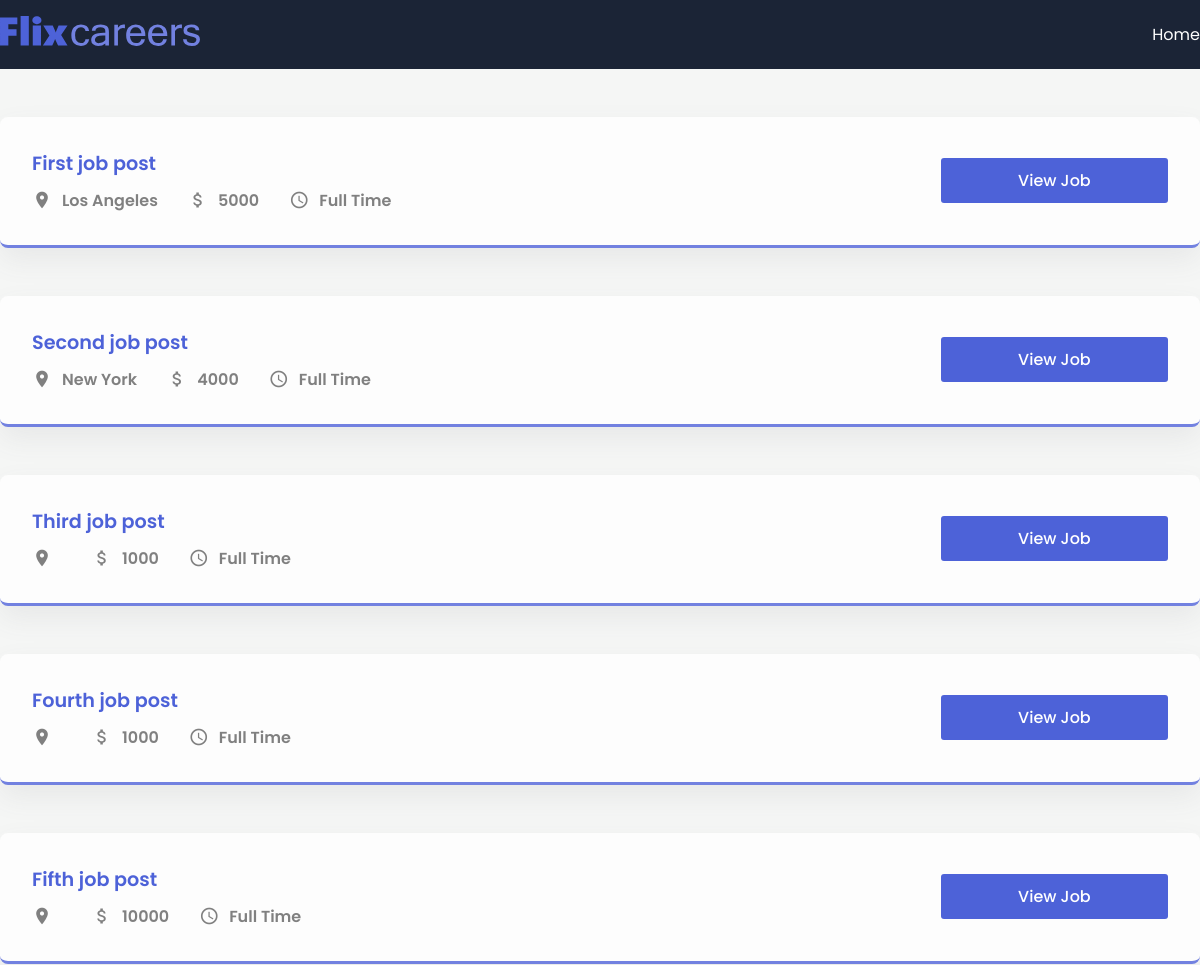
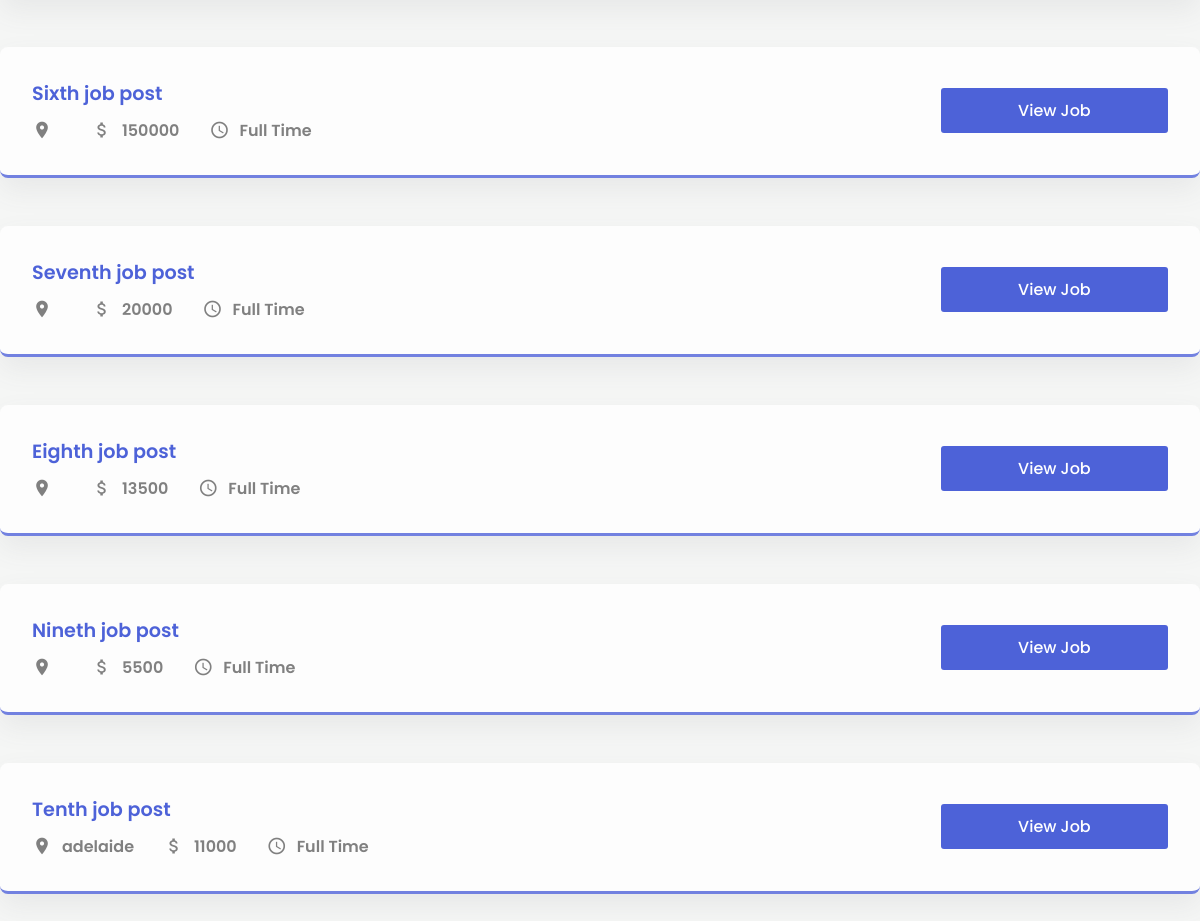
The page / on the database its author committed (2 pictures, top to bottom).
### app1/models.py (models this page shows, shortened)
class JobPost(models.Model):
    JOB_TYPE_CHOICES = [
        ('Full Time', 'Full Time'),
        ('Part Time', 'Part TIme'),
    ]
    title = models.CharField(max_length=200)
    description = models.TextField()
    date = models.DateTimeField(auto_now_add=True)
    expiry = models.DateField(null=True)
    salary = models.IntegerField()
    slug = models.SlugField(null=True, max_length=40, unique=True)
    location = models.OneToOneField(Location, on_delete=models.CASCADE, null=True)
    author = models.ForeignKey(Author, on_delete=models.CASCADE, null=True)
    skills = models.ManyToManyField(Skills)
    type = models.CharField(max_length=200, null=False, choices=JOB_TYPE_CHOICES)

class Location(models.Model):
    street = models.CharField(max_length=200)
    city = models.CharField(max_length=200)
    state = models.CharField(max_length=200)
    country = models.CharField(max_length=200)
    zip = models.CharField(max_length=200)

### app1/views.py (the view)
# urls.py: path('', views.job_list, name='jobs_home'),
def job_list(request):
    jobs = JobPost.objects.all()
    context={"jobs":jobs}
    return render(request, "app/index.html", context)

### app1/templates/app/index.html (shortened to what this page needs)
{% extends 'base.html' %}
{% block content %}
   <section>
    <div class="container">
      {% for job in jobs %}
      <div class="post">
        <div class="job-info">
          <h1 class="job-title">{{ job.title }}</h1>
          <div class="job-des">
            <div class="location item">
              <span class="material-icons"> place </span>
              <p>{{job.location.city}}</p>
            </div>
            <div class="budget item">
              <span class="material-icons"> attach_money </span>
              <p>{{job.salary}}</p>
            </div>
            <div class="time item">
              <span class="material-icons"> schedule </span>
              <p>{{job.type}}</p>
            </div>
          </div>
        </div>
        <div class="buttons">
          <button class="apply">
            <a href="{% url 'jobs_detail' forloop.counter %}">View Job</a>
          </button>
        </div>
      </div>
      {% endfor %}
    </div>
  </section>
{% endblock content %}

### templates/base.html (shortened to what this page needs)
{% load static %}
<!DOCTYPE html>
<html lang="en">
  <head>
    <link rel="stylesheet" href="{% static 'app/style.css' %}" />
  </head>
  <body>
    <header>
      <nav>
        <div class="container">
          <div class="logo">
            <img src="{% static 'app/logo.svg' %}" alt="" >
          </div>
          <div class="links">
            <a href="{% url 'jobs_home' %}">Home</a>
          </div>
        </div>
      </nav>
    </header>
    {% block content %}
    {% endblock content %}
  </body>
</html>

### app1/static/app/style.css (style rules this page uses)
* { margin: 0; padding: 0; box-sizing: border-box; font-family: "Poppins", sans-serif; }
:root { --blue: #4d62d8; --lblue: #7281e0; --card: #fdfdfd; --shadow: #64646f17 0px 12px 29px 0px; --nav: #1b2436; }
body { background: #f5f6f5; }
button { border: none; outline: none; cursor: pointer; border-radius: 3px; }
nav { background: var(--nav); padding: 1em 0; }
a { text-decoration: none; color: white; }
.container { max-width: 1200px; margin: auto; }
nav .container { display: flex; align-items: center; justify-content: space-between; color: white; }
.logo { width: 200px; }
img { width: 100%; }
.links { display: flex; align-items: center; justify-content: center; }
.links a { color: white; margin-left: 30px; font-size: 1rem; font-weight: 400; }
.post { background: var(--card); border-radius: 8px; padding: 2em; box-shadow: var(--shadow); margin-top: 3em; display: grid; align-items: center; grid-template-columns: 8fr 2fr; border-bottom: 3px solid var(--lblue); }
.buttons { display: grid; grid-template-columns: repeat(1, 1fr); gap: 20px; }
.post:last-child { margin-bottom: 5em; }
.item { display: flex; align-items: center; margin-left: 30px; }
.item:first-child { margin-left: 0; }
.job-des { display: flex; align-items: center; }
.item span { margin-right: 10px; font-size: 20px !important; color: gray; }
.item p { font-size: 1rem; font-weight: 600; color: gray; }
.apply { background: var(--blue); height: 45px; padding: 0 40px; color: white; font-size: 1rem; font-weight: 500; }
.job-title { font-size: 1.2rem; font-weight: 600; margin-bottom: 10px; color: var(--blue); }
button { cursor: pointer; }

### rows shown on the page
JobPost: title "First job post", location.city "Los Angeles", salary "5000", type "Full Time"
JobPost: title "Second job post", location.city "New York", salary "4000", type "Full Time"
JobPost: title "Third job post", salary "1000", type "Full Time"
JobPost: title "Fourth job post", salary "1000", type "Full Time"
JobPost: title "Fifth job post", salary "10000", type "Full Time"
JobPost: title "Sixth job post", salary "150000", type "Full Time"
JobPost: title "Seventh job post", salary "20000", type "Full Time"
JobPost: title "Eighth job post", salary "13500", type "Full Time"
JobPost: title "Nineth job post", salary "5500", type "Full Time"
JobPost: title "Tenth job post", location.city "adelaide", salary "11000", type "Full Time"
